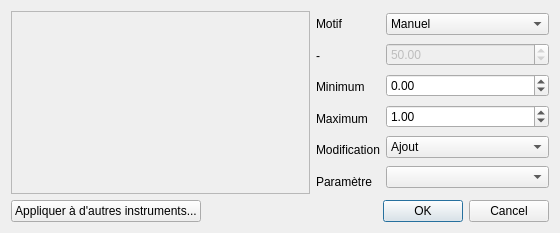
<?xml version="1.0" encoding="UTF-8"?>
<ui version="4.0">
 <class>DialogParamGlobal</class>
 <widget class="QDialog" name="DialogParamGlobal">
  <property name="geometry">
   <rect>
    <x>0</x>
    <y>0</y>
    <width>560</width>
    <height>233</height>
   </rect>
  </property>
  <property name="minimumSize">
   <size>
    <width>560</width>
    <height>233</height>
   </size>
  </property>
  <property name="maximumSize">
   <size>
    <width>560</width>
    <height>233</height>
   </size>
  </property>
  <property name="windowTitle">
   <string>Paramétrage global</string>
  </property>
  <property name="windowIcon">
   <iconset resource="../ressources.qrc">
    <normaloff>:/icones/icon</normaloff>:/icones/icon</iconset>
  </property>
  <property name="modal">
   <bool>true</bool>
  </property>
  <layout class="QVBoxLayout" name="verticalLayout">
   <item>
    <layout class="QHBoxLayout" name="horizontalLayout">
     <property name="leftMargin">
      <number>0</number>
     </property>
     <item>
      <widget class="QFrame" name="frame_1">
       <property name="frameShape">
        <enum>QFrame::StyledPanel</enum>
       </property>
       <property name="frameShadow">
        <enum>QFrame::Sunken</enum>
       </property>
       <layout class="QVBoxLayout" name="verticalLayout_2">
        <property name="margin">
         <number>0</number>
        </property>
        <item>
         <widget class="GraphParamGlobal" name="graphParamGlobal" native="true"/>
        </item>
       </layout>
      </widget>
     </item>
     <item>
      <widget class="QFrame" name="frame_2">
       <property name="sizePolicy">
        <sizepolicy hsizetype="Maximum" vsizetype="Preferred">
         <horstretch>0</horstretch>
         <verstretch>0</verstretch>
        </sizepolicy>
       </property>
       <property name="frameShape">
        <enum>QFrame::NoFrame</enum>
       </property>
       <property name="frameShadow">
        <enum>QFrame::Raised</enum>
       </property>
       <layout class="QVBoxLayout" name="verticalLayout_3">
        <property name="margin">
         <number>0</number>
        </property>
        <item>
         <widget class="QLabel" name="label">
          <property name="text">
           <string>Motif</string>
          </property>
         </widget>
        </item>
        <item>
         <widget class="QLabel" name="label_6">
          <property name="text">
           <string notr="true">-</string>
          </property>
         </widget>
        </item>
        <item>
         <widget class="QLabel" name="label_3">
          <property name="text">
           <string>Minimum</string>
          </property>
         </widget>
        </item>
        <item>
         <widget class="QLabel" name="label_2">
          <property name="text">
           <string>Maximum</string>
          </property>
         </widget>
        </item>
        <item>
         <widget class="QLabel" name="label_4">
          <property name="text">
           <string>Modification</string>
          </property>
         </widget>
        </item>
        <item>
         <widget class="QLabel" name="label_5">
          <property name="text">
           <string>Paramètre</string>
          </property>
         </widget>
        </item>
       </layout>
      </widget>
     </item>
     <item>
      <widget class="QFrame" name="frame_3">
       <property name="sizePolicy">
        <sizepolicy hsizetype="Maximum" vsizetype="Preferred">
         <horstretch>0</horstretch>
         <verstretch>0</verstretch>
        </sizepolicy>
       </property>
       <property name="frameShape">
        <enum>QFrame::NoFrame</enum>
       </property>
       <property name="frameShadow">
        <enum>QFrame::Raised</enum>
       </property>
       <layout class="QVBoxLayout" name="verticalLayout_4">
        <property name="margin">
         <number>0</number>
        </property>
        <item>
         <widget class="QComboBox" name="comboMotif">
          <property name="currentIndex">
           <number>0</number>
          </property>
          <item>
           <property name="text">
            <string>Manuel</string>
           </property>
          </item>
          <item>
           <property name="text">
            <string>Linéaire ascendant</string>
           </property>
          </item>
          <item>
           <property name="text">
            <string>Linéaire descendant</string>
           </property>
          </item>
          <item>
           <property name="text">
            <string>Exponentiel ascendant</string>
           </property>
          </item>
          <item>
           <property name="text">
            <string>Exponentiel descendant</string>
           </property>
          </item>
          <item>
           <property name="text">
            <string>Aléatoire</string>
           </property>
          </item>
         </widget>
        </item>
        <item>
         <widget class="QDoubleSpinBox" name="doubleSpinRaideur">
          <property name="enabled">
           <bool>false</bool>
          </property>
          <property name="minimum">
           <double>0.000000000000000</double>
          </property>
          <property name="maximum">
           <double>100.000000000000000</double>
          </property>
          <property name="value">
           <double>50.000000000000000</double>
          </property>
         </widget>
        </item>
        <item>
         <widget class="QDoubleSpinBox" name="doubleSpinMin">
          <property name="minimum">
           <double>-20000.000000000000000</double>
          </property>
          <property name="maximum">
           <double>20000.000000000000000</double>
          </property>
          <property name="value">
           <double>0.000000000000000</double>
          </property>
         </widget>
        </item>
        <item>
         <widget class="QDoubleSpinBox" name="doubleSpinMax">
          <property name="minimum">
           <double>-20000.000000000000000</double>
          </property>
          <property name="maximum">
           <double>20000.000000000000000</double>
          </property>
          <property name="value">
           <double>1.000000000000000</double>
          </property>
         </widget>
        </item>
        <item>
         <widget class="QComboBox" name="comboModif">
          <item>
           <property name="text">
            <string>Ajout</string>
           </property>
          </item>
          <item>
           <property name="text">
            <string>Multiplication</string>
           </property>
          </item>
          <item>
           <property name="text">
            <string>Remplacement</string>
           </property>
          </item>
         </widget>
        </item>
        <item>
         <widget class="QComboBox" name="comboValeur"/>
        </item>
       </layout>
      </widget>
     </item>
    </layout>
   </item>
   <item>
    <layout class="QHBoxLayout" name="horizontalLayout_2">
     <item>
      <widget class="QPushButton" name="pushApplyToOthers">
       <property name="text">
        <string>Appliquer à d'autres instruments...</string>
       </property>
      </widget>
     </item>
     <item>
      <spacer name="horizontalSpacer">
       <property name="orientation">
        <enum>Qt::Horizontal</enum>
       </property>
       <property name="sizeHint" stdset="0">
        <size>
         <width>40</width>
         <height>20</height>
        </size>
       </property>
      </spacer>
     </item>
     <item>
      <widget class="QDialogButtonBox" name="buttonBox">
       <property name="orientation">
        <enum>Qt::Horizontal</enum>
       </property>
       <property name="standardButtons">
        <set>QDialogButtonBox::Cancel|QDialogButtonBox::Ok</set>
       </property>
      </widget>
     </item>
    </layout>
   </item>
  </layout>
 </widget>
 <customwidgets>
  <customwidget>
   <class>GraphParamGlobal</class>
   <extends>QWidget</extends>
   <header>dialog_paramglobal.h</header>
   <container>1</container>
  </customwidget>
 </customwidgets>
 <resources>
  <include location="../ressources.qrc"/>
 </resources>
 <connections>
  <connection>
   <sender>buttonBox</sender>
   <signal>accepted()</signal>
   <receiver>DialogParamGlobal</receiver>
   <slot>accept()</slot>
   <hints>
    <hint type="sourcelabel">
     <x>248</x>
     <y>254</y>
    </hint>
    <hint type="destinationlabel">
     <x>157</x>
     <y>274</y>
    </hint>
   </hints>
  </connection>
  <connection>
   <sender>buttonBox</sender>
   <signal>rejected()</signal>
   <receiver>DialogParamGlobal</receiver>
   <slot>reject()</slot>
   <hints>
    <hint type="sourcelabel">
     <x>316</x>
     <y>260</y>
    </hint>
    <hint type="destinationlabel">
     <x>286</x>
     <y>274</y>
    </hint>
   </hints>
  </connection>
  <connection>
   <sender>comboMotif</sender>
   <signal>currentIndexChanged(int)</signal>
   <receiver>DialogParamGlobal</receiver>
   <slot>indexMotifChanged(int)</slot>
   <hints>
    <hint type="sourcelabel">
     <x>463</x>
     <y>22</y>
    </hint>
    <hint type="destinationlabel">
     <x>279</x>
     <y>116</y>
    </hint>
   </hints>
  </connection>
  <connection>
   <sender>doubleSpinRaideur</sender>
   <signal>valueChanged(double)</signal>
   <receiver>DialogParamGlobal</receiver>
   <slot>raideurChanged(double)</slot>
   <hints>
    <hint type="sourcelabel">
     <x>463</x>
     <y>53</y>
    </hint>
    <hint type="destinationlabel">
     <x>279</x>
     <y>116</y>
    </hint>
   </hints>
  </connection>
  <connection>
   <sender>pushApplyToOthers</sender>
   <signal>clicked()</signal>
   <receiver>DialogParamGlobal</receiver>
   <slot>applyToOthers()</slot>
   <hints>
    <hint type="sourcelabel">
     <x>110</x>
     <y>209</y>
    </hint>
    <hint type="destinationlabel">
     <x>279</x>
     <y>116</y>
    </hint>
   </hints>
  </connection>
  <connection>
   <sender>doubleSpinMin</sender>
   <signal>valueChanged(double)</signal>
   <receiver>DialogParamGlobal</receiver>
   <slot>minChanged(double)</slot>
   <hints>
    <hint type="sourcelabel">
     <x>463</x>
     <y>83</y>
    </hint>
    <hint type="destinationlabel">
     <x>279</x>
     <y>116</y>
    </hint>
   </hints>
  </connection>
  <connection>
   <sender>doubleSpinMax</sender>
   <signal>valueChanged(double)</signal>
   <receiver>DialogParamGlobal</receiver>
   <slot>maxChanged(double)</slot>
   <hints>
    <hint type="sourcelabel">
     <x>463</x>
     <y>114</y>
    </hint>
    <hint type="destinationlabel">
     <x>279</x>
     <y>116</y>
    </hint>
   </hints>
  </connection>
 </connections>
 <slots>
  <slot>indexMotifChanged(int)</slot>
  <slot>raideurChanged(double)</slot>
  <slot>applyToOthers()</slot>
  <slot>minChanged(double)</slot>
  <slot>maxChanged(double)</slot>
 </slots>
</ui>
